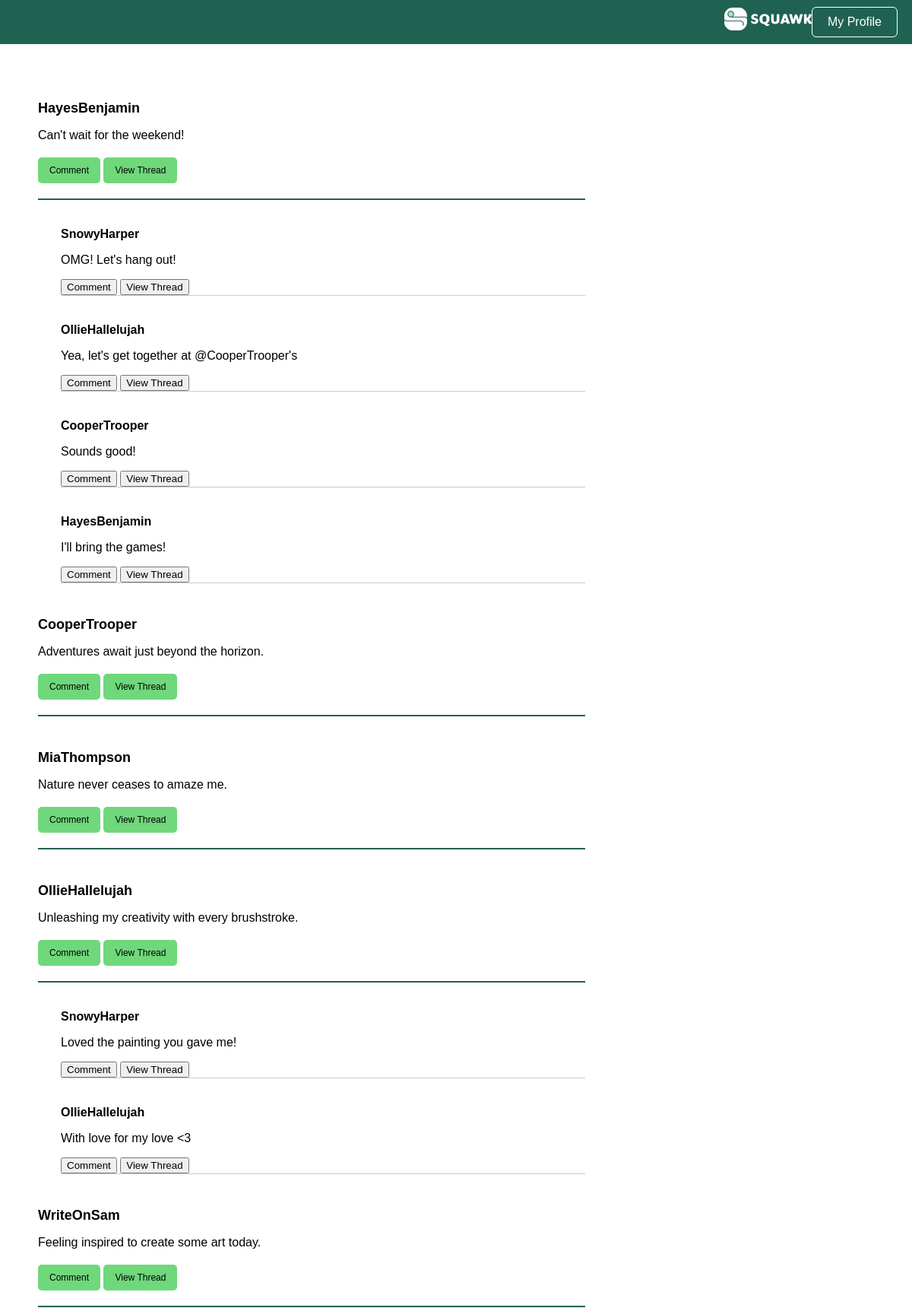
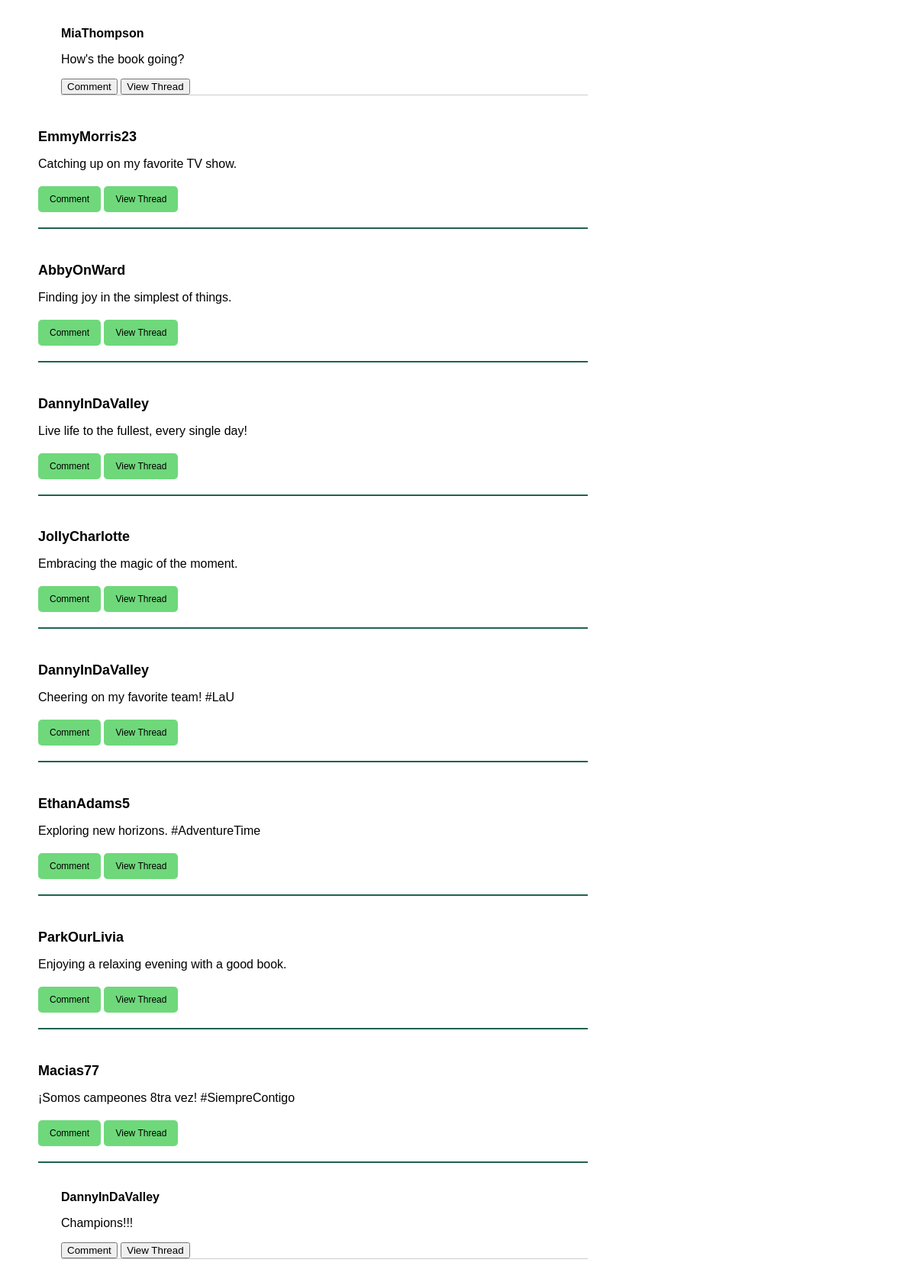
Screenshot of /home (signed in, upper part) with the database file from the repository (2 pictures, top to bottom).
### tables this page shows
CREATE TABLE users (
  user_id INTEGER PRIMARY KEY AUTOINCREMENT,
  username VARCHAR NOT NULL,
  password VARCHAR NOT NULL,
  is_admin BOOLEAN NOT NULL
);

CREATE TABLE squawks (
  squawk_id INTEGER PRIMARY KEY AUTOINCREMENT,
  content VARCHAR NOT NULL,
  is_reply_to INT,
  user_id INT,
  created TIMESTAMP NOT NULL DEFAULT CURRENT_TIMESTAMP
);

### user_controller.py (the view)
def home():
  user_id = session['user_id']
  squawks = []
  last20 = ss.get_last(20,-1)
  for i in last20:
    thread = ts.get_thread(i.squawk_id)
    thread_users = [us.get_user(squawk.user_id).username for squawk in thread]
    thread_info = list(zip(thread, thread_users))
    user = us.get_user(i.user_id).username
    squawks.append((i, user, thread_info))
  return render_template('home.html', squawks=squawks, user_id=user_id)

### bl/squawk_service.py (called while the page is built)
  def get_last(self, total, user_id):
    if user_id != -1:
      squawks = self.squawkDAO.getall_from(user_id)
    else:
      squawks = self.squawkDAO.getall_super()
    return squawks[:total]

### bl/thread_service.py (called while the page is built)
  def get_thread(self, squawk_id):
    squawk = self.squawkDAO.get(squawk_id)
    if not squawk:
      return []
    thread = self._get_replies(squawk_id)
    return thread

  def _get_replies(self, squawk_id):
    replies = []
    squawks = self.squawkDAO.getall()
    for x in squawks:
      if x.is_reply_to == squawk_id:
        replies.append(x)
    return replies

### bl/user_service.py (called while the page is built)
  def get_user(self, user_id):
    user = self.userDAO.get(user_id)
    return user

### dl/squawk_dao.py (called while the page is built)
  def get(self, squawkID):
    query = "SELECT * FROM squawks WHERE squawk_id = ?"
    result = self.DB.run_query(query, (squawkID, ))
    try:
      data = result.fetchone()
      squawk = Squawk(data)
      return squawk
    except:
      return None

  def getall(self):
    query = "SELECT * FROM squawks ORDER BY created DESC"
    result = self.DB.run_query(query)
    try:
      data_list = result.fetchall()
      squawks = []
      for data in data_list:
        squawk = Squawk(data)#['squawk_id'], data['content'], data['is_reply_to'], data['user_id'], data['created'])
        squawks.append(squawk)
      return squawks
    except:
      return None

  def getall_super(self):
    query = "SELECT * FROM squawks WHERE is_reply_to = 0 ORDER BY created DESC"
    result = self.DB.run_query(query)
    try:
      data_list = result.fetchall()
      squawks = []
      for data in data_list:
        squawk = Squawk(data)
        squawks.append(squawk)
      return squawks
    except:
      return None

### dl/user_dao.py (called while the page is built)
  def get(self, userID):
    query = "SELECT * FROM users WHERE user_id = ?"
    result = self.DB.run_query(query, (userID, ))
    try:
      data = result.fetchone()
      user = User(data)
      return user
    except:
      return None

### utils/database.py (called while the page is built)
  def run_query(self, query, parameters=None):
    try:
      cursor = self.connection.cursor()
      if parameters:
        cursor.execute(query, parameters)
      else:
        cursor.execute(query)
      self.connection.commit()
      return cursor
    except Exception as e:
      print(f"Error running query: {e}")
      return None

### templates/home.html (shortened to what this page needs)
<!DOCTYPE html>
<html>
  <head>
    <link rel="stylesheet" href="{{ url_for('static', filename='squawk_basic.css') }}" />
    <link rel="stylesheet" href="{{ url_for('static', filename='squawk_render.css') }}" />
  </head>
  <body>
    <div class="navbar">
      <a href="{{url_for('home')}}"><img src="{{ url_for('static', filename='img/squawk_long.png') }}" alt="Squawk Logo" class="logo"></a>
      <a href="{{ url_for('user', user_id=user_id) }}"><button class="login-button">My Profile</button></a>
    </div>
    <div class="board">
      {% for squawk, user, thread_info in squawks %}
      <div class="squawk">
        <h4>
          <a href="{{url_for('user', user_id=squawk.user_id)}}"> {{user}} </a>
        </h4>
        <p> {{squawk.content}} </p>
        <a href="{{ url_for('comment', is_reply_to=squawk.squawk_id) }}"><button id="{{squawk.squawk_id}}">Comment</button></a>
        <a href="{{ url_for('thread', squawk_id=squawk.squawk_id) }}"><button id="{{squawk.squawk_id}}">View Thread</button></a>
      </div>
      {% for thread, t_user in thread_info %}
      <div class="thread">
        <div class="comment">
          <p class="username">
            <a href="{{url_for('user', user_id=thread.user_id)}}"> {{t_user}} </a>
          </p>
          <p> {{thread.content}} </p>
          <a href="{{ url_for('comment', is_reply_to=thread.squawk_id) }}"><button id="{{thread.squawk_id}}">Comment</button></a>
          <a href="{{ url_for('thread', squawk_id=thread.squawk_id) }}"><button id="{{thread.squawk_id}}">View Thread</button></a>
        </div>
      </div>
      {% endfor %}
      {% endfor %}
    </div>
  </body>
</html>

### static/squawk_basic.css (style rules this page uses)
body { font-family: Arial, sans-serif; margin: 0; padding: 0; }
a { color: #2660A4 }
.login-button { background-color: transparent; border-radius: 5px; color: white; cursor: pointer; font-size: 16px; margin-right: 10px; outline: 1px solid white; padding: 10px 20px; }
.navbar { background-color: #206252; display: flex; justify-content: flex-end; padding: 10px; }
.navbar .logo { float: left; height: 30px; margin-left: 10px; }
.navbar button { background-color: transparent; border: none; color: white; font-size: 16px; cursor: pointer; }

### static/squawk_render.css (style rules this page uses)
.board { display: flex; flex-direction: column; justify-content: center; margin: 50px; width: 60vw; }
.board a { color: inherit; text-decoration: none; }
.squawk { border-bottom: 2px solid #206252; margin-bottom: 20px; }
.squawk h4 { font-size: 18px; margin-bottom: 10px; }
.squawk p { font-size: 16px; margin-bottom: 10px; }
.squawk button { background-color: #6FD87B; border: none; border-radius: 5px; color: black; cursor: pointer; font-size: 12px; margin-bottom: 20px; margin-top: 10px; padding: 10px 15px; }
.thread { margin-bottom: 10px; margin-left: 30px; }
.thread .comment { border-bottom: 1px solid #CCC; font-size: 16px; margin-bottom: 10px; }
.thread .comment .username { font-weight: bold; }

### rows the page displays
users: username "HayesBenjamin", content "Can't wait for the weekend!", content "I'll bring the games!"
users: username "SnowyHarper", content "OMG! Let's hang out!", content "Loved the painting you gave me!"
users: username "OllieHallelujah", content "Yea, let's get together at @CooperTrooper's", content "Unleashing my creativity with every brushstroke.", content "With love for my love <3"
users: username "CooperTrooper", content "Sounds good!", content "Adventures await just beyond the horizon."
users: username "MiaThompson", content "Nature never ceases to amaze me.", content "How's the book going?"
users: username "WriteOnSam", content "Feeling inspired to create some art today."
users: username "EmmyMorris23", content "Catching up on my favorite TV show."
users: username "AbbyOnWard", content "Finding joy in the simplest of things."
users: username "DannyInDaValley", content "Live life to the fullest, every single day!", content "Cheering on my favorite team! #LaU", content "Champions!!!"
users: username "JollyCharlotte", content "Embracing the magic of the moment."
users: username "EthanAdams5", content "Exploring new horizons. #AdventureTime"
users: username "ParkOurLivia", content "Enjoying a relaxing evening with a good book."
users: username "Macias77", content "¡Somos campeones 8tra vez! #SiempreContigo"
